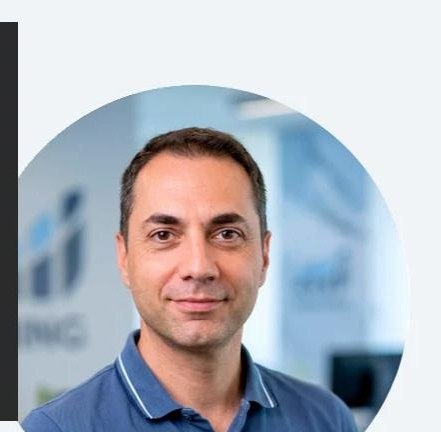
#> input picture brand/founder-photo.jpeg, 441 x 432 px
$ python daily-post-generator.py
#> lines starting #> are read from the running program, lines starting #| are printed output that depends on the picture; after the words box and inside, x2 and y2 are one past the last pixel; in counts of white or black regions, pixels touching at a corner belong together
#!/usr/bin/env python3
"""
LocalBiz Pro — Daily Instagram Content Generator
Creates brand card images for each day's theme.
Run: python3 daily-post-generator.py
"""

from PIL import Image, ImageDraw, ImageFont
import os, sys, datetime

BRAND_DIR = os.path.dirname(os.path.abspath(__file__))
LOGO_PATH = os.path.join(BRAND_DIR, "logo-localbiz-pro.jpeg")
PHOTO_PATH = os.path.join(BRAND_DIR, "founder-photo.jpeg")
OUTPUT_DIR = os.path.join(BRAND_DIR, "posts")
os.makedirs(OUTPUT_DIR, exist_ok=True)

# Colors
BG      = (10, 10, 20)
CARD_BG = (17, 17, 40)
CREAM   = (240, 234, 204)
BLUE    = (74, 144, 217)
DIM     = (100, 120, 160)

# 1080x1080 square — Instagram feed format
W = H = 1080

WEEKLY_THEMES = {
    0: {  # Monday
        "type": "brand_card",
        "headline": "MEET LOCALBIZ PRO",
        "sub": "Smart AI Solutions For Your Business",
        "cta": "Free Audit → Link in Bio",
        "tag": "#LocalBizPro #AIBusiness",
    },
    1: {  # Tuesday
        "type": "value",
        "headline": "87% OF CUSTOMERS\nRESEARCH ONLINE FIRST",
        "sub": "Is your business ready to be found?",
        "cta": "Book Free Audit Today",
        "tag": "#WebDesign #OnlineBusiness",
    },
    2: {  # Wednesday
        "type": "faq",
        "headline": '"HOW MUCH DOES IT COST?"',
        "sub": "Starter from $500 · Pro from $1,500\nROI: clients report 10x returns",
        "cta": "DM PRICING for our guide",
        "tag": "#WebsitePricing #LocalBusiness",
    },
    3: {  # Thursday
        "type": "social_proof",
        "headline": "FROM 0 TO 5 CLIENTS/MONTH",
        "sub": "One professional website changed everything.\nThis could be your story.",
        "cta": "DM CASE STUDY for details",
        "tag": "#SuccessStory #AIAutomation",
    },
    4: {  # Friday
        "type": "community",
        "headline": "TAG 3 ENTREPRENEURS\nWHO NEED THIS",
        "sub": "Their first audit is FREE if they reach out today.",
        "cta": "Tag them below 👇",
        "tag": "#Antreprenor #Romania",
    },
    5: {  # Saturday
        "type": "behind_scenes",
        "headline": "BUILDING YOUR BUSINESS\nONLINE IS OUR MISSION",
        "sub": "AI Automation · Productivity · Custom Solutions",
        "cta": "See what we built → Link in Bio",
        "tag": "#BehindTheScenes #Startup",
    },
    6: {  # Sunday
        "type": "weekly_recap",
        "headline": "THIS WEEK IN REVIEW",
        "sub": "New clients. New websites. New growth.\nJoin the LocalBiz Pro community.",
        "cta": "Start your journey → Free Audit",
        "tag": "#WeeklyRecap #LocalBizPro",
    },
}


def rounded_rect(draw, xy, radius, fill, outline=None, outline_width=2):
    x0, y0, x1, y1 = xy
    draw.rounded_rectangle([x0, y0, x1, y1], radius=radius, fill=fill,
                           outline=outline, width=outline_width)


def add_glow_line(img, y, color, alpha=60):
    overlay = Image.new("RGBA", img.size, (0, 0, 0, 0))
    d = ImageDraw.Draw(overlay)
    for i in range(8, 0, -1):
        a = int(alpha * (i / 8))
        d.line([(0, y - i), (W, y - i)], fill=(*color, a), width=1)
        d.line([(0, y + i), (W, y + i)], fill=(*color, a), width=1)
    d.line([(0, y), (W, y)], fill=(*color, alpha), width=2)
    return Image.alpha_composite(img.convert("RGBA"), overlay).convert("RGB")


def paste_circle_photo(base_img, photo_path, center, radius):
    try:
        photo = Image.open(photo_path).convert("RGBA")
        size = radius * 2
        photo = photo.resize((size, size), Image.LANCZOS)
        mask = Image.new("L", (size, size), 0)
        ImageDraw.Draw(mask).ellipse([0, 0, size, size], fill=255)
        photo.putalpha(mask)
        # Blue ring
        ring = Image.new("RGBA", (size + 16, size + 16), (0, 0, 0, 0))
        ImageDraw.Draw(ring).ellipse([0, 0, size + 15, size + 15],
                                     outline=(*BLUE, 220), width=3)
        base_img.paste(ring, (center[0] - radius - 8, center[1] - radius - 8), ring)
        base_img.paste(photo, (center[0] - radius, center[1] - radius), photo)
    except Exception as e:
        print(f"  [photo] {e}")


def get_font(size, bold=False):
    candidates = [
        "/System/Library/Fonts/Supplemental/Arial Black.ttf",
        "/System/Library/Fonts/Helvetica.ttc",
        "/System/Library/Fonts/Arial.ttf",
        "/Library/Fonts/Arial Black.ttf",
    ]
    for path in candidates:
        if os.path.exists(path):
            try:
                return ImageFont.truetype(path, size)
            except Exception:
                continue
    return ImageFont.load_default()


def generate_post(day_index=None, date_label=None):
    if day_index is None:
        day_index = datetime.date.today().weekday()
    if date_label is None:
        date_label = datetime.date.today().strftime("%b %d, %Y")

    theme = WEEKLY_THEMES[day_index % 7]
    img = Image.new("RGB", (W, H), BG)
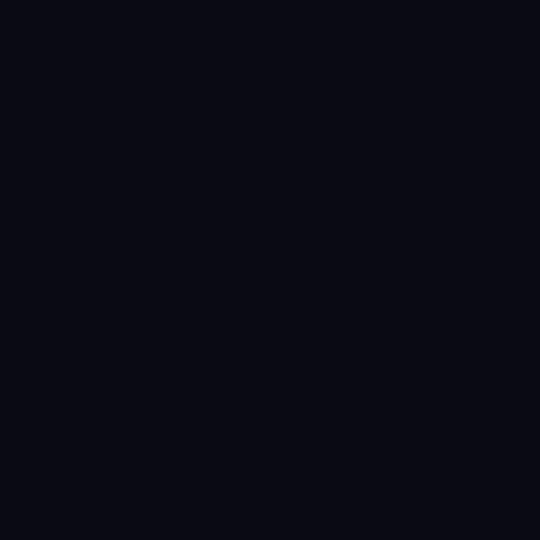
#> img: PIL image 1080x1080 RGB (shown at 1/2 size); mean R, G, B 10, 10, 20
    draw = ImageDraw.Draw(img)

    # subtle grid
    for x in range(0, W, 54):
        draw.line([(x, 0), (x, H)], fill=(74, 144, 217, 8), width=1)
    for y in range(0, H, 54):
        draw.line([(0, y), (W, y)], fill=(74, 144, 217, 8), width=1)

    # Card
    rounded_rect(draw, [60, 60, W - 60, H - 60], 20, CARD_BG,
                 outline=(*BLUE, 80), outline_width=2)

    # Top accent line
    draw.line([(160, 61), (W - 160, 61)], fill=BLUE, width=2)

    # Brand name
    f_brand = get_font(100, bold=True)
    f_sub   = get_font(32)
    f_cta   = get_font(28, bold=True)
    f_tag   = get_font(22)
    f_small = get_font(20)

    draw.text((120, 110), "LOCALBIZ", font=f_brand, fill=CREAM)
    draw.text((120, 205), "PRO", font=f_brand, fill=BLUE)

    # Thin divider
    draw.line([(120, 320), (320, 320)], fill=BLUE, width=3)

    # Headline
    headline_lines = theme["headline"].split("\n")
    f_head = get_font(48, bold=True)
    y = 345
    for line in headline_lines:
        draw.text((120, y), line, font=f_head, fill=CREAM)
        y += 58
#> after the loop, y = 461

    # Sub text
    y += 10
#> y = 471
    for line in theme["sub"].split("\n"):
        draw.text((120, y), line, font=f_sub, fill=DIM)
        y += 42
#> this loop made 1 pass
#> y on pass 1: 513
#> after the loop, y = 513

    # CTA pill
    y += 30
#> y = 543
    cta_text = theme["cta"]
    bbox = draw.textbbox((0, 0), cta_text, font=f_cta)
#> bbox = (0, 2, 81, 12)
    tw = bbox[2] - bbox[0]
#> tw = 81
    pill_x0, pill_y0 = 120, y
#> pill_x0 = 120; pill_y0 = 543
    pill_x1, pill_y1 = pill_x0 + tw + 40, y + 50
#> pill_x1 = 241; pill_y1 = 593
    rounded_rect(draw, [pill_x0, pill_y0, pill_x1, pill_y1], 25,
                 None, outline=BLUE, outline_width=2)
    draw.text((pill_x0 + 20, pill_y0 + 10), cta_text, font=f_cta, fill=BLUE)

    # Photo (right side)
    paste_circle_photo(img, PHOTO_PATH, center=(820, 260), radius=160)
#> in paste_circle_photo, `mask = Image.new("L", (size, size), 0)`: mask: PIL image 320x320 L; every value is 0
#> in paste_circle_photo, `ImageDraw.Draw(mask).ellipse([0, 0, size, size], fill=255)`:
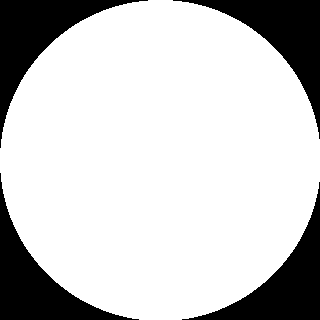
#> mask: PIL image 320x320 L; 78.9% white; 4 black regions, box (x1, y1, x2, y2) and area: (0, 0, 148, 148) 5541, (173, 0, 320, 139) 5393, (0, 173, 139, 320) 5393, (182, 182, 320, 320) 5246
#> in paste_circle_photo, `photo.putalpha(mask)`:
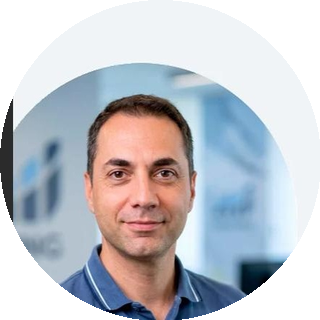
#> photo: PIL image 320x320 RGBA; mean R, G, B, A 175.5, 180.1, 189, 201.3; transparent parts drawn white
#> in paste_circle_photo, `ring = Image.new("RGBA", (size + 16, size + 16), (0, 0, 0, 0))`: ring: PIL image 336x336 RGBA; every value is 0
#> in paste_circle_photo, `ImageDraw.Draw(ring).ellipse([0, 0, size + 15, size + 15], outline=(*B..`:
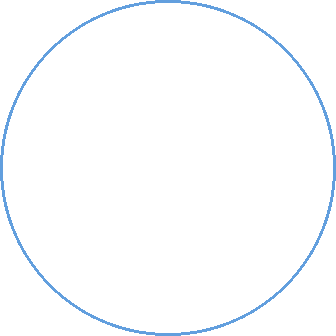
#> ring: PIL image 336x336 RGBA; mean R, G, B, A 2, 3.9, 5.8, 5.9; transparent parts drawn white
#> in paste_circle_photo, `base_img.paste(ring, (center[0] - radius - 8, center[1] - radius - 8),..`:
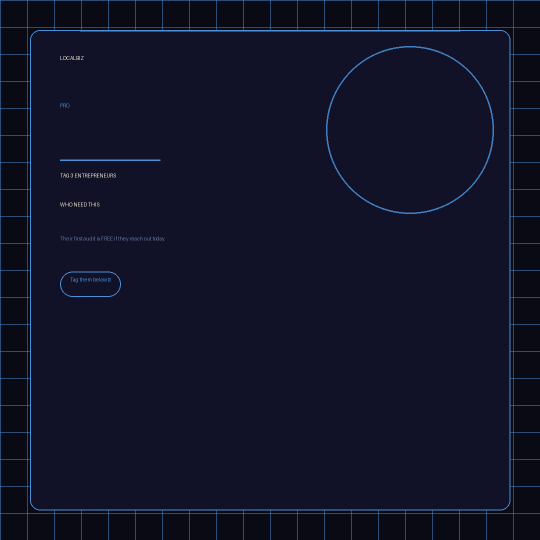
#> base_img: PIL image 1080x1080 RGB (shown at 1/2 size); mean R, G, B 16.9, 18.2, 39.6
#> in paste_circle_photo, `base_img.paste(photo, (center[0] - radius, center[1] - radius), photo)`:
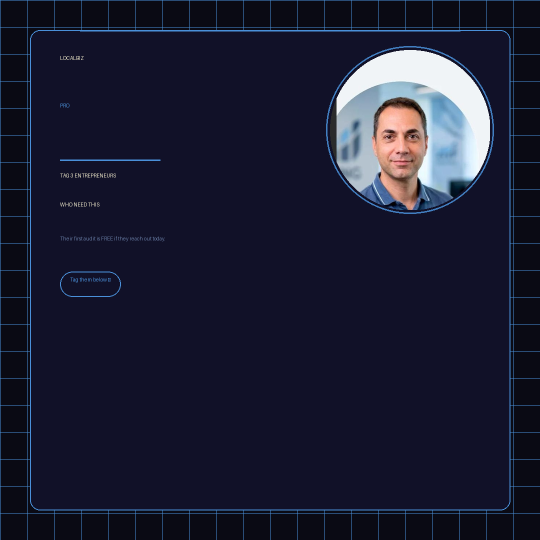
#> base_img: PIL image 1080x1080 RGB (shown at 1/2 size); mean R, G, B 27.8, 29.4, 49.8
    draw.text((740, 445), "AI Expert", font=f_small, fill=DIM)

    # Icons row
    icons_y = H - 200
    draw.line([(120, icons_y - 20), (W - 120, icons_y - 20)],
              fill=(74, 144, 217, 40), width=1)

    services = ["AI AUTO", "PRODUC-\nTIVITY", "INTEGRA-\nTION", "CUSTOM\nSOL."]
    icon_x = 140
    for svc in services:
        rounded_rect(draw, [icon_x, icons_y, icon_x + 80, icons_y + 80], 12,
                     None, outline=(*BLUE, 140), outline_width=2)
        draw.text((icon_x + 8, icons_y + 8), svc, font=get_font(14), fill=BLUE)
        icon_x += 140
#> after the loop, icon_x = 700

    # Bottom bar
    draw.line([(120, H - 100), (W - 120, H - 100)], fill=(74, 144, 217, 30), width=1)
    draw.text((120, H - 80), "localbizpro.ro", font=f_small, fill=DIM)
    draw.text((W - 320, H - 80), date_label, font=f_small, fill=DIM)

    # Hashtags
    draw.text((120, H - 50), theme["tag"], font=get_font(18), fill=(60, 100, 150))

    # Corner accents
    for (cx, cy, dx, dy) in [(80, 80, 1, 1), (W-80, 80, -1, 1),
                              (80, H-80, 1, -1), (W-80, H-80, -1, -1)]:
        draw.line([(cx, cy), (cx + dx*30, cy)], fill=(*BLUE, 180), width=2)
        draw.line([(cx, cy), (cx, cy + dy*30)], fill=(*BLUE, 180), width=2)

    day_name = ["Monday","Tuesday","Wednesday","Thursday","Friday","Saturday","Sunday"][day_index % 7]
    fname = f"post_{day_name.lower()}_{datetime.date.today().strftime('%Y%m%d')}.jpg"
    out = os.path.join(OUTPUT_DIR, fname)
    img.save(out, "JPEG", quality=95)
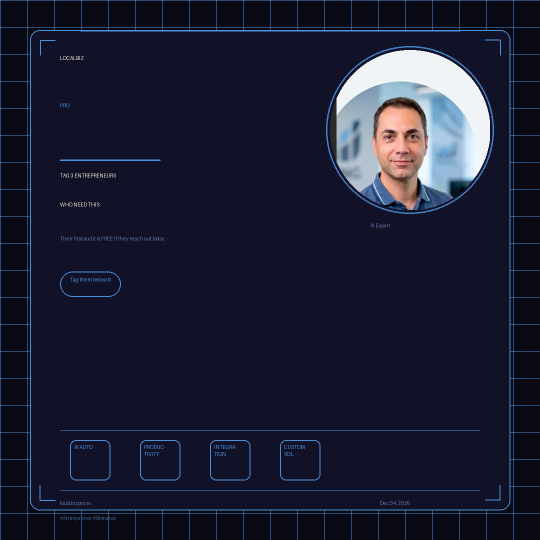
#> saved as post_friday_20261204.jpg: PIL image 1080x1080 RGB (shown at 1/2 size); mean R, G, B 28.1, 30, 50.6
    print(f"✅ Saved: {out}")
    return out


def generate_week():
    print(f"Generating full week of posts...\n")
    for i in range(7):
        generate_post(i)
    print(f"\nAll posts saved to: {OUTPUT_DIR}")


if __name__ == "__main__":
    if len(sys.argv) > 1 and sys.argv[1] == "week":
        generate_week()
    else:
        out = generate_post()
        print(f"Today's post: {out}")
